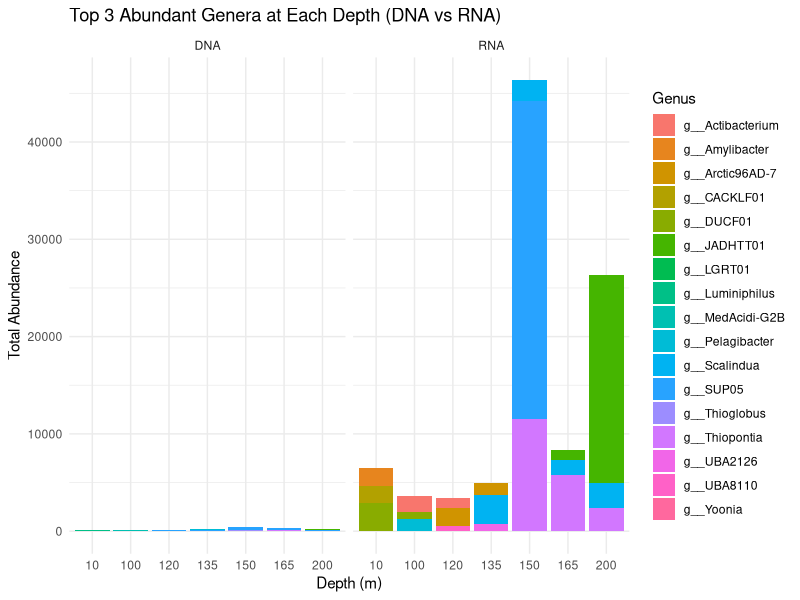
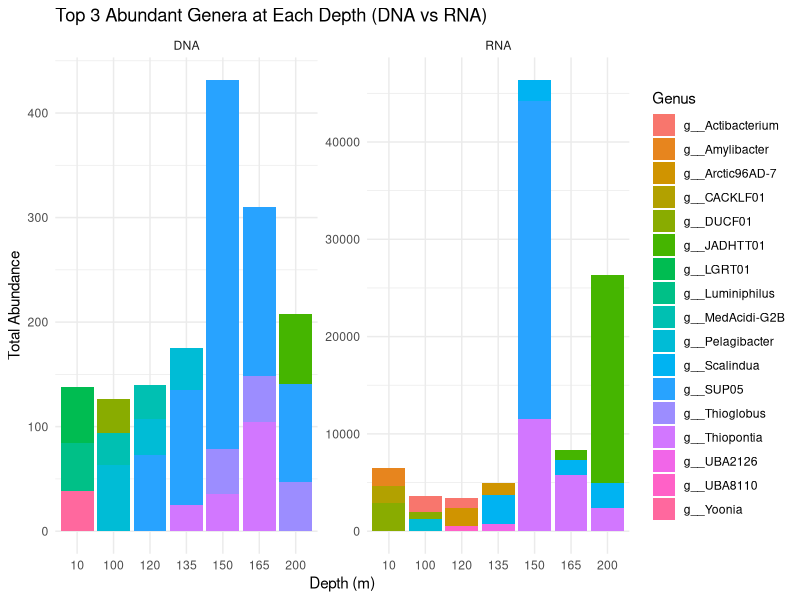
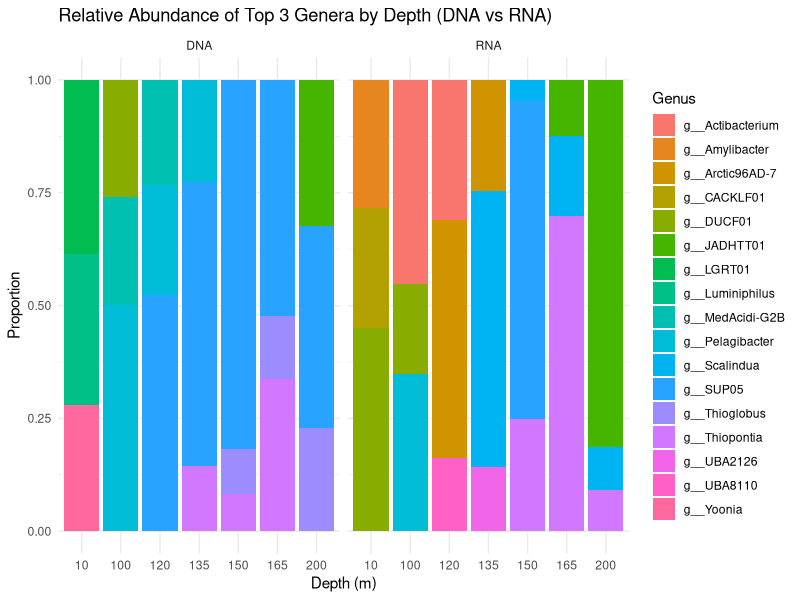
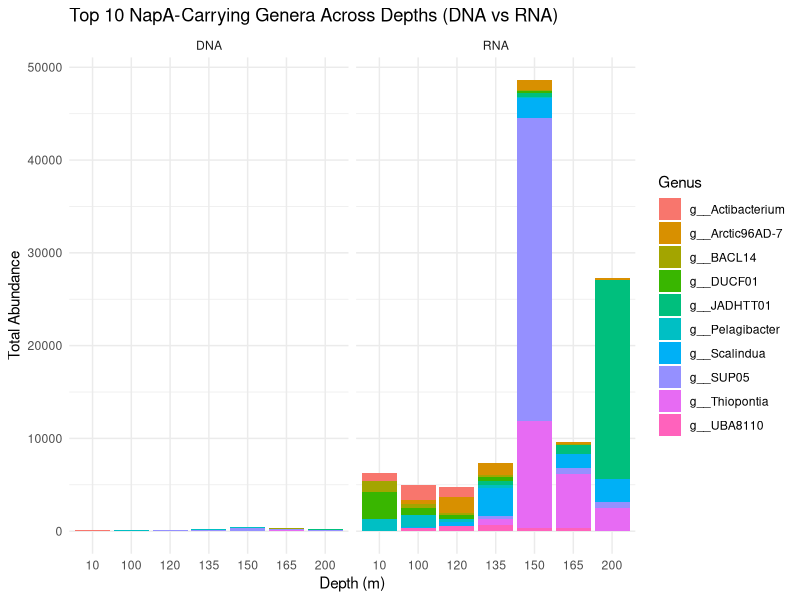
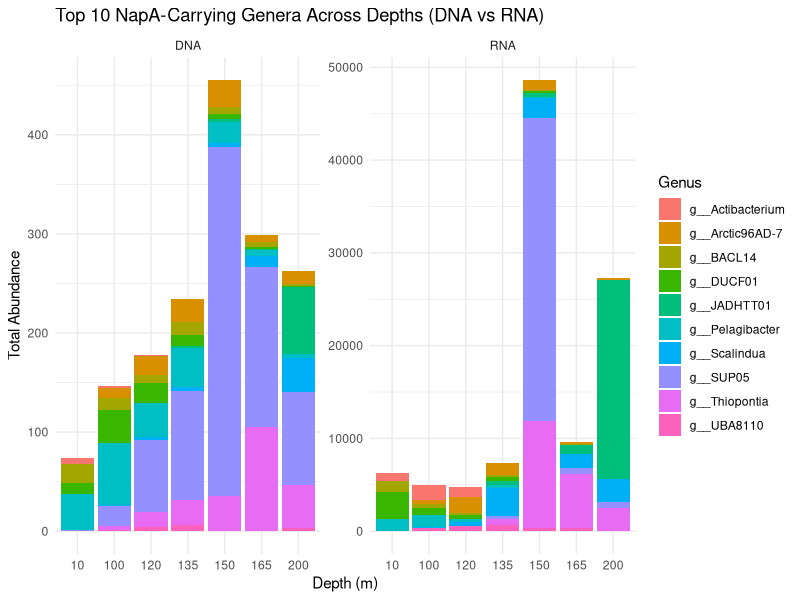
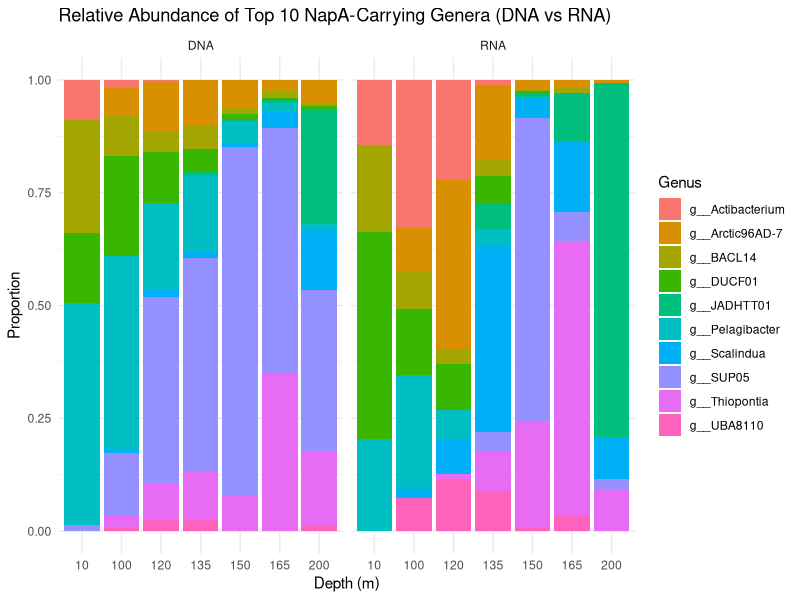
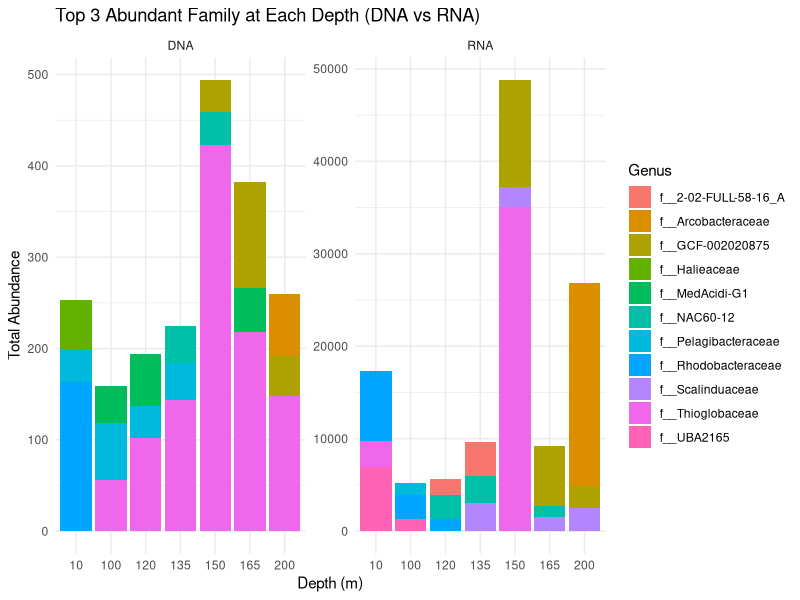
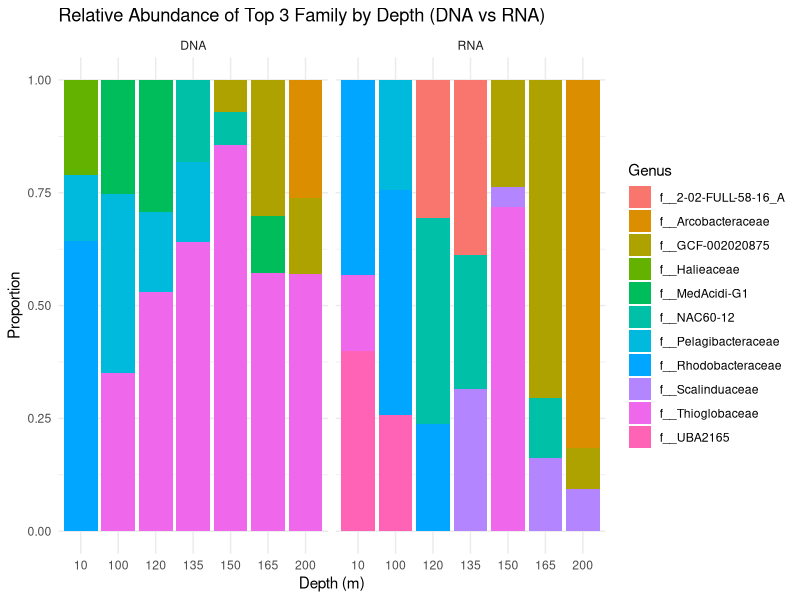

R code for these plots, in order:
# Load libraries
library(dplyr) # Wrangling
library(tidyr) # Reshape and pivot
library(ggplot2) # Visualize
library(pheatmap) # Heatmaps
library(vegan)  # Bray-Curtis and PERMANOVA
library(tibble)

# Load DNA and RNA datasets
dna <- read.delim("merged_depths_dna.tsv")
rna <- read.delim("merged_depths_rna.tsv")

# Add type column
dna$type <- "DNA"
rna$type <- "RNA"

# Combine into a single dataframe
merged <- bind_rows(dna, rna)

# Split the taxonomy into multiple columns
merged <- merged %>%
  separate(Taxonomy,
           into = c("Root", "Domain", "Phylum", "Class", "Order", "Family", "Genus", "Species"),
           sep = "; ")

## Genus
# Just to see
filtered_table_genus <- merged %>%
  filter(!is.na(Genus)) %>%
  select(Depth_m, type, Genus, Abundance)

# Group by Depth, Type, and Genus. Aggreate abundance
agg_abundance_genus <- merged %>%
  filter(!is.na(Genus)) %>%
  group_by(Depth_m, type, Genus) %>%
  summarise(TotalAbundance = sum(Abundance))

# Filter for top abundant genera for each depth
top_genus <- agg_abundance_genus %>%
  group_by(Depth_m, type) %>%
  slice_max(order_by = TotalAbundance, n = 1)

top_3_genus <- agg_abundance_genus %>%
  group_by(Depth_m, type) %>%
  slice_max(order_by = TotalAbundance, n = 3)


## Genus side-by-side stacked bar plot using top 3 abundant genera at each depth
ggplot(top_3_genus, aes(x = factor(Depth_m), y = TotalAbundance, fill = Genus)) +
  geom_bar(stat = "identity") +
  facet_wrap(~type) +
  theme_minimal() +
  labs(
    title = "Top 3 Abundant Genera at Each Depth (DNA vs RNA)",
    x = "Depth (m)",
    y = "Total Abundance",
    fill = "Genus"
  )

# Free Y-axis. DNA & RNA at different scales
ggplot(top_3_genus, aes(x = factor(Depth_m), y = TotalAbundance, fill = Genus)) +
  geom_bar(stat = "identity") +
  facet_wrap(~type, scales = "free_y") +
  theme_minimal() +
  labs(
    title = "Top 3 Abundant Genera at Each Depth (DNA vs RNA)",
    x = "Depth (m)",
    y = "Total Abundance",
    fill = "Genus"
  )

# Relative abundance
top_3_genus_rel <- top_3_genus %>%
  group_by(Depth_m, type) %>%
  mutate(RelAbundance = TotalAbundance / sum(TotalAbundance)) %>%
  ungroup()

ggplot(top_3_genus_rel, aes(x = factor(Depth_m), y = RelAbundance, fill = Genus)) +
  geom_bar(stat = "identity") +
  facet_wrap(~type) +
  theme_minimal() +
  labs(
    title = "Relative Abundance of Top 3 Genera by Depth (DNA vs RNA)",
    x = "Depth (m)",
    y = "Proportion",
    fill = "Genus"
  )


## Genus side-by-side stacked bar plot using top 10 most abundant overall genera
top_10_genus <- merged %>%
  filter(!is.na(Genus)) %>%
  group_by(Genus) %>%
  summarise(TotalAbundance = sum(Abundance), .groups = "drop") %>%
  arrange(desc(TotalAbundance)) %>%
  slice_head(n = 10) %>%
  pull(Genus)

bar_data <- merged %>%
  filter(Genus %in% top_10_genus) %>%
  group_by(Depth_m, type, Genus) %>%
  summarise(Abundance = sum(Abundance), .groups = "drop")

# To scale, hard to compare
ggplot(bar_data, aes(x = factor(Depth_m), y = Abundance, fill = Genus)) +
  geom_bar(stat = "identity", position = "stack") +
  facet_wrap(~type) +
  theme_minimal() +
  labs(
    title = "Top 10 NapA-Carrying Genera Across Depths (DNA vs RNA)",
    x = "Depth (m)",
    y = "Total Abundance",
    fill = "Genus"
  )

# Free Y-axis. DNA & RNA at different scales
ggplot(bar_data, aes(x = factor(Depth_m), y = Abundance, fill = Genus)) +
  geom_bar(stat = "identity", position = "stack") +
  facet_wrap(~type, scales = "free_y") +
  theme_minimal() +
  labs(
    title = "Top 10 NapA-Carrying Genera Across Depths (DNA vs RNA)",
    x = "Depth (m)",
    y = "Total Abundance",
    fill = "Genus"
  )

# Relative abundance. Compare composition with percentage
bar_data_rel <- bar_data %>%
  group_by(Depth_m, type) %>%
  mutate(RelAbundance = Abundance / sum(Abundance)) %>%
  ungroup()

ggplot(bar_data_rel, aes(x = factor(Depth_m), y = RelAbundance, fill = Genus)) +
  geom_bar(stat = "identity", position = "stack") +
  facet_wrap(~type) +
  theme_minimal() +
  labs(
    title = "Relative Abundance of Top 10 NapA-Carrying Genera (DNA vs RNA)",
    x = "Depth (m)",
    y = "Proportion",
    fill = "Genus"
  )


## Family
# Group by Depth, Type, and Family. Aggreate abundance
agg_abundance_family <- merged %>%
  filter(!is.na(Family)) %>%
  group_by(Depth_m, type, Family) %>%
  summarise(TotalAbundance = sum(Abundance))

# Filter for top abundant family for each depth
top_family <- agg_abundance_family %>%
  group_by(Depth_m, type) %>%
  slice_max(order_by = TotalAbundance, n = 1)

top_3_family <- agg_abundance_family %>%
  group_by(Depth_m, type) %>%
  slice_max(order_by = TotalAbundance, n = 3)

## Family side-by-side stacked bar plot using top 3 abundant faamily at each depth
# Free Y-axis. DNA & RNA at different scales
ggplot(top_3_family, aes(x = factor(Depth_m), y = TotalAbundance, fill = Family)) +
  geom_bar(stat = "identity") +
  facet_wrap(~type, scales = "free_y") +
  theme_minimal() +
  labs(
    title = "Top 3 Abundant Family at Each Depth (DNA vs RNA)",
    x = "Depth (m)",
    y = "Total Abundance",
    fill = "Genus"
  )

# Relative abundance
top_3_family_rel <- top_3_family %>%
  group_by(Depth_m, type) %>%
  mutate(RelAbundance = TotalAbundance / sum(TotalAbundance)) %>%
  ungroup()

ggplot(top_3_family_rel, aes(x = factor(Depth_m), y = RelAbundance, fill = Family)) +
  geom_bar(stat = "identity") +
  facet_wrap(~type) +
  theme_minimal() +
  labs(
    title = "Relative Abundance of Top 3 Family by Depth (DNA vs RNA)",
    x = "Depth (m)",
    y = "Proportion",
    fill = "Genus"
  )

## Code that didn't work well

# Pivot to compare DNA and RNA
abund_compare_genus <- top_genus %>%
  pivot_wider(names_from = type, values_from = TotalAbundance, values_fill = 0) %>%
  mutate(ExpressionRatio = ifelse(DNA > 0, RNA / DNA, NA))

# Plot scatter of DNA vs RNA abundance
ggplot(abund_compare_genus, aes(x = DNA, y = RNA, color = Genus)) +
  geom_point(alpha = 0.7) +
  scale_x_log10() + scale_y_log10() +
  theme_minimal() +
  labs(title = "Top Genera: DNA vs RNA Abundance", x = "DNA Abundance", y = "RNA Abundance")
